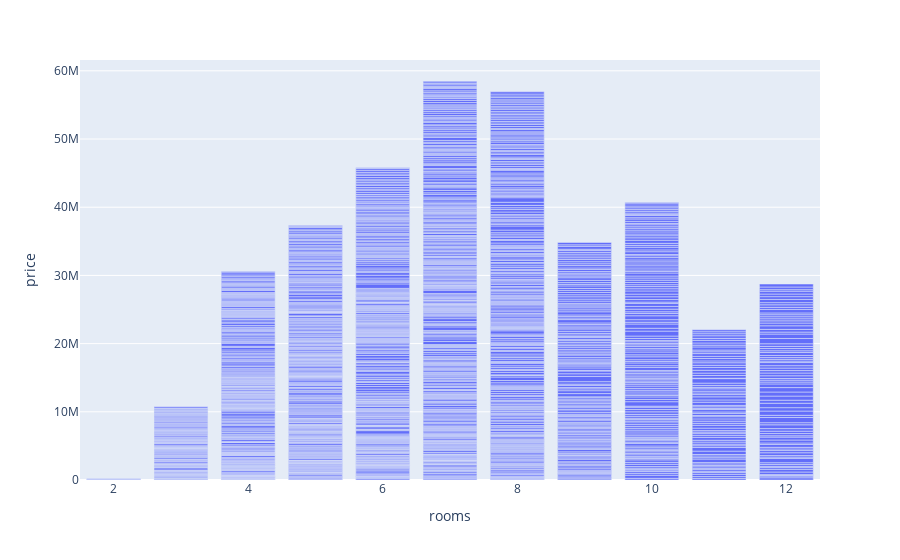

Write notebook code for a chart like this one.
### Code cell
px.bar(df, x='rooms', y='price').show()

### Figure 1 — Plotly figure (JSON) as saved in the notebook; plotly's stock layout.template omitted (floating-point values rounded to 4 significant figures; data arrays with more than 128 entries replaced by an {"elided": "..."} marker saying what was removed)
{"data": [{"alignmentgroup": "True", "hovertemplate": "rooms=%{x}<br>price=%{y}<extra></extra>", "legendgroup": "", "marker": {"color": "#636efa", "pattern": {"shape": ""}}, "name": "", "offsetgroup": "", "orientation": "v", "showlegend": false, "textposition": "auto", "type": "bar", "x": {"elided": "1728 int values"}, "xaxis": "x", "y": {"elided": "1728 int values"}, "yaxis": "y"}], "layout": {"barmode": "relative", "legend": {"tracegroupgap": 0}, "margin": {"t": 60}, "xaxis": {"anchor": "y", "domain": [0, 1], "title": {"text": "rooms"}}, "yaxis": {"anchor": "x", "domain": [0, 1], "title": {"text": "price"}}}}
